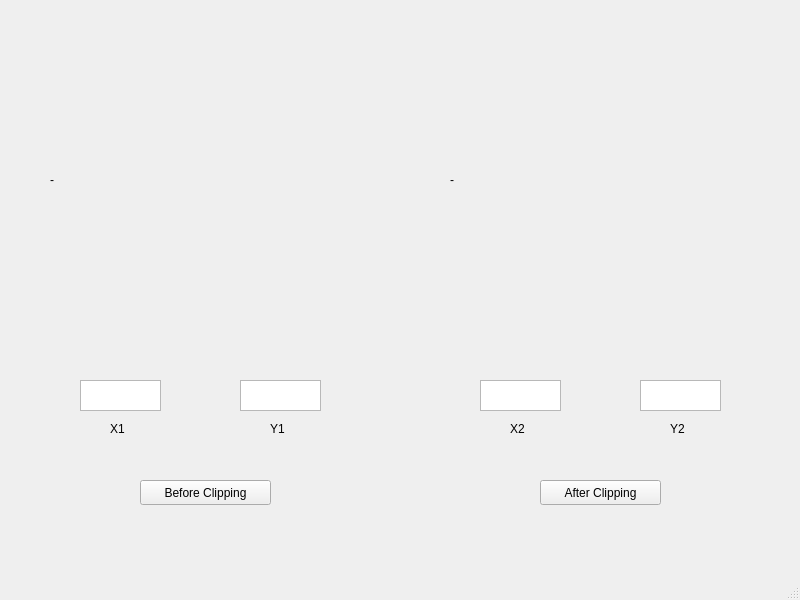
<?xml version="1.0" encoding="UTF-8"?>
<ui version="4.0">
 <class>LineClipping</class>
 <widget class="QMainWindow" name="LineClipping">
  <property name="geometry">
   <rect>
    <x>0</x>
    <y>0</y>
    <width>800</width>
    <height>600</height>
   </rect>
  </property>
  <property name="windowTitle">
   <string>LineClipping</string>
  </property>
  <widget class="QWidget" name="centralwidget">
   <widget class="QLabel" name="beforeImg">
    <property name="geometry">
     <rect>
      <x>50</x>
      <y>30</y>
      <width>300</width>
      <height>300</height>
     </rect>
    </property>
    <property name="text">
     <string>-</string>
    </property>
   </widget>
   <widget class="QLabel" name="AfterImg">
    <property name="geometry">
     <rect>
      <x>450</x>
      <y>30</y>
      <width>300</width>
      <height>300</height>
     </rect>
    </property>
    <property name="text">
     <string>-</string>
    </property>
   </widget>
   <widget class="QPushButton" name="beforeClippingBtn">
    <property name="geometry">
     <rect>
      <x>140</x>
      <y>480</y>
      <width>131</width>
      <height>25</height>
     </rect>
    </property>
    <property name="text">
     <string>Before Clipping</string>
    </property>
   </widget>
   <widget class="QPushButton" name="AfterClippingBtn">
    <property name="geometry">
     <rect>
      <x>540</x>
      <y>480</y>
      <width>121</width>
      <height>25</height>
     </rect>
    </property>
    <property name="text">
     <string>After Clipping</string>
    </property>
   </widget>
   <widget class="QTextEdit" name="x1Box">
    <property name="geometry">
     <rect>
      <x>80</x>
      <y>380</y>
      <width>81</width>
      <height>31</height>
     </rect>
    </property>
   </widget>
   <widget class="QTextEdit" name="y1Box">
    <property name="geometry">
     <rect>
      <x>240</x>
      <y>380</y>
      <width>81</width>
      <height>31</height>
     </rect>
    </property>
   </widget>
   <widget class="QTextEdit" name="x2Box">
    <property name="geometry">
     <rect>
      <x>480</x>
      <y>380</y>
      <width>81</width>
      <height>31</height>
     </rect>
    </property>
   </widget>
   <widget class="QTextEdit" name="y2Box">
    <property name="geometry">
     <rect>
      <x>640</x>
      <y>380</y>
      <width>81</width>
      <height>31</height>
     </rect>
    </property>
   </widget>
   <widget class="QLabel" name="label_3">
    <property name="geometry">
     <rect>
      <x>110</x>
      <y>420</y>
      <width>21</width>
      <height>17</height>
     </rect>
    </property>
    <property name="text">
     <string>X1</string>
    </property>
   </widget>
   <widget class="QLabel" name="label_4">
    <property name="geometry">
     <rect>
      <x>270</x>
      <y>420</y>
      <width>21</width>
      <height>17</height>
     </rect>
    </property>
    <property name="text">
     <string>Y1</string>
    </property>
   </widget>
   <widget class="QLabel" name="label_5">
    <property name="geometry">
     <rect>
      <x>510</x>
      <y>420</y>
      <width>21</width>
      <height>17</height>
     </rect>
    </property>
    <property name="text">
     <string>X2</string>
    </property>
   </widget>
   <widget class="QLabel" name="label_6">
    <property name="geometry">
     <rect>
      <x>670</x>
      <y>420</y>
      <width>21</width>
      <height>17</height>
     </rect>
    </property>
    <property name="text">
     <string>Y2</string>
    </property>
   </widget>
  </widget>
  <widget class="QMenuBar" name="menubar">
   <property name="geometry">
    <rect>
     <x>0</x>
     <y>0</y>
     <width>800</width>
     <height>22</height>
    </rect>
   </property>
  </widget>
  <widget class="QStatusBar" name="statusbar"/>
 </widget>
 <resources/>
 <connections/>
</ui>
